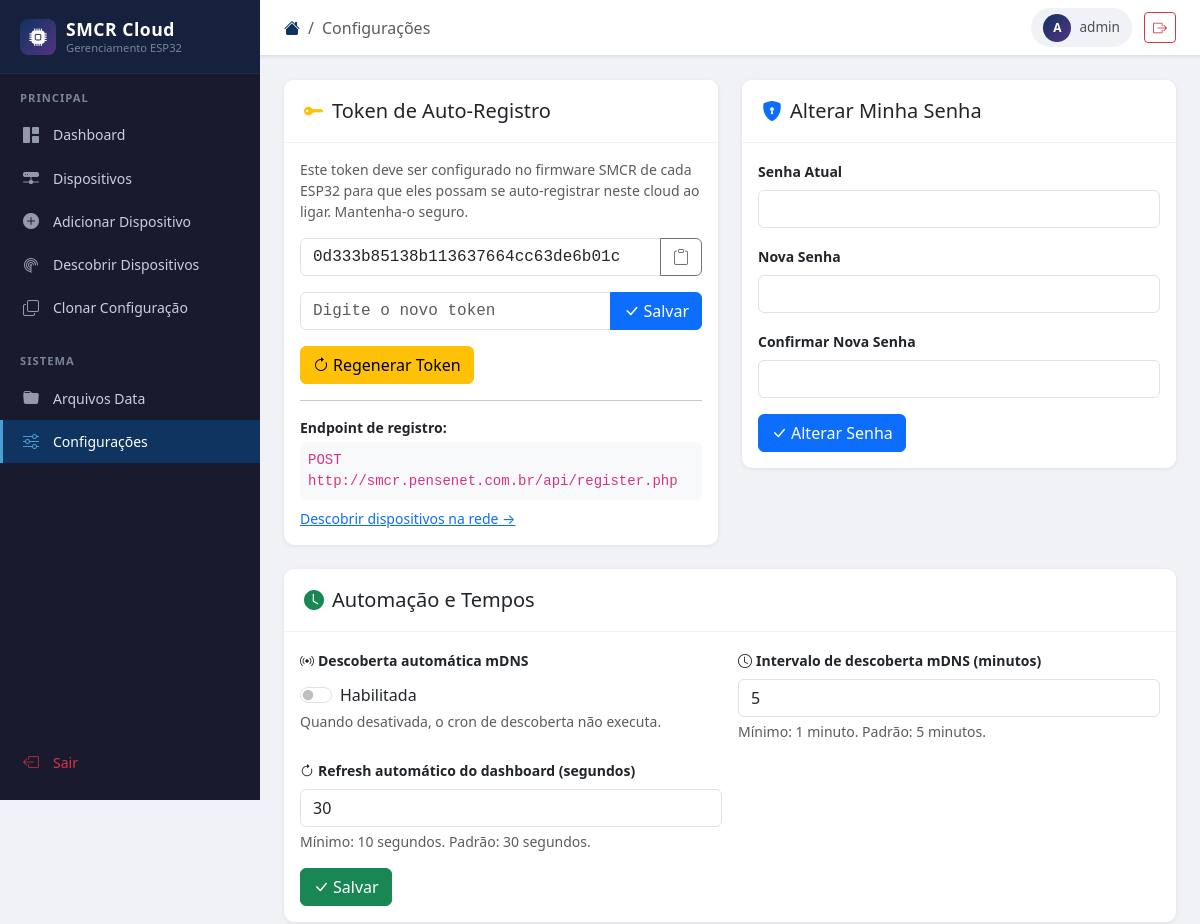
Before: /settings.php (signed in, upper part) with the older database file.
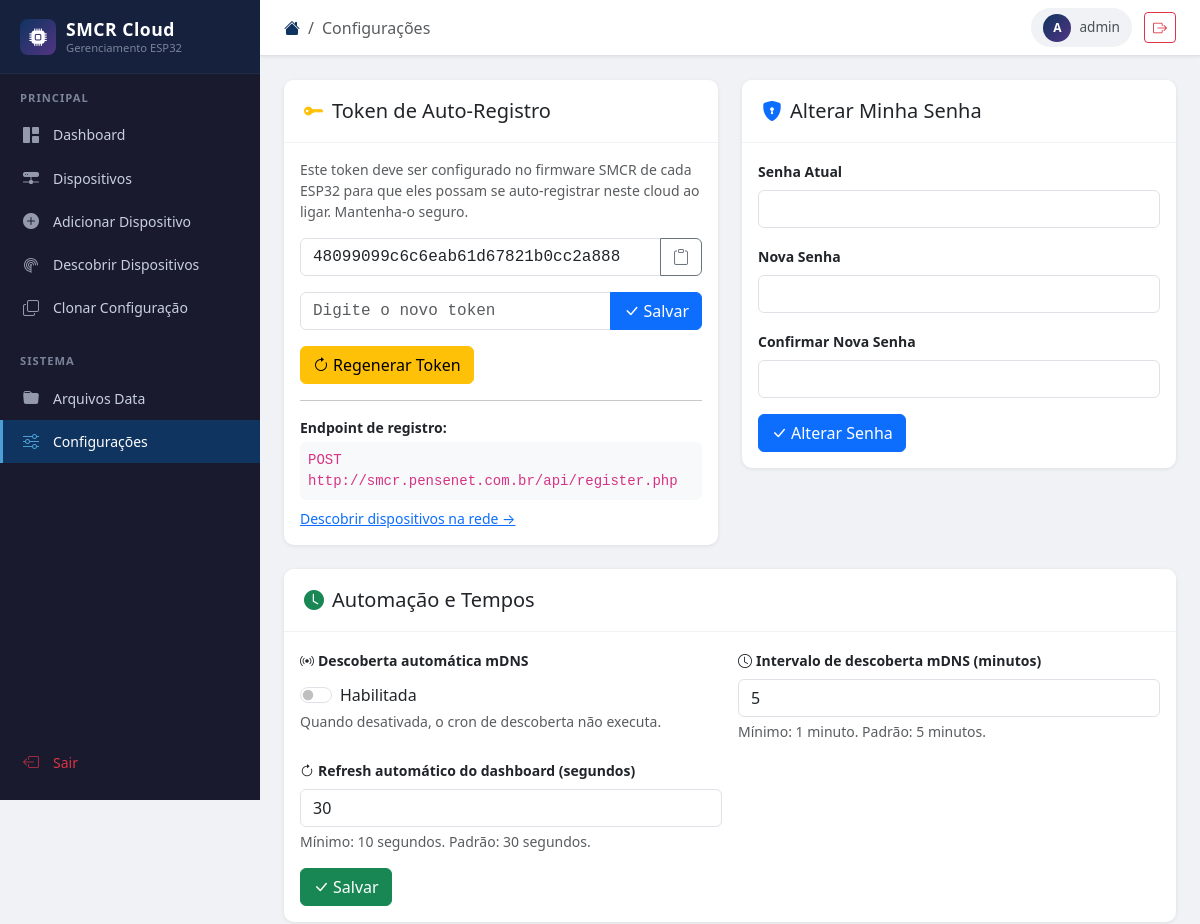
After: the same page with the newer database file.
### tables this page shows
CREATE TABLE IF NOT EXISTS settings (
    `key`   VARCHAR(64)  NOT NULL PRIMARY KEY,
    value   TEXT         NOT NULL DEFAULT '',
    updated_at TIMESTAMP DEFAULT CURRENT_TIMESTAMP ON UPDATE CURRENT_TIMESTAMP
);

### config/auth.php (called while the page is built, shortened)
<?php
function is_logged_in(): bool {
    return isset($_SESSION['user_id']);
}
function h(string $str): string {
    return htmlspecialchars($str, ENT_QUOTES | ENT_SUBSTITUTE, 'UTF-8');
}

### settings.php (the view, shortened to what this page needs)
<?php
require_once __DIR__ . '/config/auth.php';
$db = getDB();
$stmt = $db->prepare("SELECT value FROM settings WHERE `key` = 'register_token'");
$stmt->execute();
$register_token = $stmt->fetchColumn() ?: '—';
$stmt = $db->prepare("SELECT value FROM settings WHERE `key` = 'mdns_enabled'");
$stmt->execute();
$mdns_enabled = (bool)(int)($stmt->fetchColumn() ?? 1);
$stmt = $db->prepare("SELECT value FROM settings WHERE `key` = 'mdns_interval'");
$stmt->execute();
$mdns_interval = (int)($stmt->fetchColumn() ?: 5);
$stmt = $db->prepare("SELECT value FROM settings WHERE `key` = 'dashboard_refresh'");
$stmt->execute();
$dashboard_refresh = (int)($stmt->fetchColumn() ?: 30);
$breadcrumb = [['label' => 'Configurações']];
include __DIR__ . '/includes/header.php';
?>
<div class="row g-4">
    <div class="col-lg-6">
        <div class="card">
            <div class="card-header d-flex align-items-center gap-2">
                <i class="bi bi-key-fill text-warning fs-5"></i>
                <h5 class="mb-0">Token de Auto-Registro</h5>
            </div>
            <div class="card-body">
                <p class="text-muted small mb-3">
                    Este token deve ser configurado no firmware SMCR de cada ESP32 para que eles possam
                    se auto-registrar neste cloud ao ligar. Mantenha-o seguro.
                </p>
                <div class="input-group mb-3">
                    <input type="text" class="form-control font-monospace" id="reg_token_display"
                           value="<?= h($register_token) ?>" readonly>
                    <button class="btn btn-outline-secondary" onclick="copyText(this, '<?= h($register_token) ?>')" title="Copiar">
                        <i class="bi bi-clipboard"></i>
                    </button>
                </div>
                <form method="POST" class="mb-3">
                    <div class="input-group">
                        <input type="text" class="form-control font-monospace" name="register_token_manual"
                               placeholder="Digite o novo token" maxlength="128">
                        <button type="submit" class="btn btn-primary">
                            <i class="bi bi-check-lg me-1"></i>Salvar
                        </button>
                    </div>
                </form>
                <form method="POST" onsubmit="return confirm('Regenerar o token vai invalidar todos os ESP32 que usam o token atual. Confirma?')">
                    <button type="submit" class="btn btn-warning">
                        <i class="bi bi-arrow-clockwise me-1"></i>Regenerar Token
                    </button>
                </form>
                <hr>
                <p class="small fw-semibold mb-1">Endpoint de registro:</p>
                <code class="d-block bg-light rounded p-2 small">POST http://smcr.pensenet.com.br/api/register.php</code>
                <p class="small text-muted mt-2 mb-0">
                    <a href="<?= BASE ?>/devices/discover.php">Descobrir dispositivos na rede &rarr;</a>
                </p>
            </div>
        </div>
    </div>
    <div class="col-lg-6">
        <div class="card">
            <div class="card-header d-flex align-items-center gap-2">
                <i class="bi bi-shield-lock-fill text-primary fs-5"></i>
                <h5 class="mb-0">Alterar Minha Senha</h5>
            </div>
            <div class="card-body">
                <form method="POST">
                    <div class="mb-3">
                        <label class="form-label fw-semibold small">Senha Atual</label>
                        <input type="password" name="current_password" class="form-control" required>
                    </div>
                    <div class="mb-3">
                        <label class="form-label fw-semibold small">Nova Senha</label>
                        <input type="password" name="new_password" class="form-control" minlength="6" required>
                    </div>
                    <div class="mb-3">
                        <label class="form-label fw-semibold small">Confirmar Nova Senha</label>
                        <input type="password" name="confirm_password" class="form-control" minlength="6" required>
                    </div>
                    <button type="submit" class="btn btn-primary">
                        <i class="bi bi-check-lg me-1"></i>Alterar Senha
                    </button>
                </form>
            </div>
        </div>
    </div>
    <div class="col-12">
        <div class="card">
            <div class="card-header d-flex align-items-center gap-2">
                <i class="bi bi-clock-fill text-success fs-5"></i>
                <h5 class="mb-0">Automação e Tempos</h5>
            </div>
            <div class="card-body">
                <form method="POST">
                    <div class="row g-3">
                        <div class="col-md-6">
                            <label class="form-label fw-semibold small">
                                <i class="bi bi-broadcast me-1"></i>Descoberta automática mDNS
                            </label>
                            <div class="form-check form-switch mt-1">
                                <input class="form-check-input" type="checkbox" name="mdns_enabled" id="mdns_enabled" value="1" <?= $mdns_enabled ? 'checked' : '' ?>>
                                <label class="form-check-label" for="mdns_enabled">Habilitada</label>
                            </div>
                            <div class="form-text">Quando desativada, o cron de descoberta não executa.</div>
                        </div>
                        <div class="col-md-6">
                            <label class="form-label fw-semibold small">
                                <i class="bi bi-clock me-1"></i>Intervalo de descoberta mDNS (minutos)
                            </label>
                            <input type="number" name="mdns_interval" class="form-control"
                                   value="<?= $mdns_interval ?>" min="1" max="60" required>
                            <div class="form-text">Mínimo: 1 minuto. Padrão: 5 minutos.</div>
                        </div>
                        <div class="col-md-6">
                            <label class="form-label fw-semibold small">
                                <i class="bi bi-arrow-clockwise me-1"></i>Refresh automático do dashboard (segundos)
                            </label>
                            <input type="number" name="dashboard_refresh" class="form-control"
                                   value="<?= $dashboard_refresh ?>" min="10" max="3600" required>
                            <div class="form-text">Mínimo: 10 segundos. Padrão: 30 segundos.</div>
                        </div>
                    </div>
                    <button type="submit" class="btn btn-success mt-3">
                        <i class="bi bi-check-lg me-1"></i>Salvar
                    </button>
                </form>
            </div>
        </div>
    </div>
</div>
<?php include __DIR__ . '/includes/footer.php'; ?>

### includes/header.php (shortened to what this page needs)
<?php
require_once __DIR__ . '/../config/auth.php';
$current_script = basename($_SERVER['PHP_SELF']);
$current_dir = basename(dirname($_SERVER['PHP_SELF']));
$page_title = isset($page_title) ? $page_title : 'SMCR Cloud';
?>
<!DOCTYPE html>
<html lang="pt-BR" data-base="<?= BASE ?>">
<head>
    <link rel="stylesheet" href="https://cdn.jsdelivr.net/npm/bootstrap@5.3.2/dist/css/bootstrap.min.css">
    <link rel="stylesheet" href="https://cdn.jsdelivr.net/npm/bootstrap-icons@1.11.3/font/bootstrap-icons.min.css">
</head>
<body>
<nav id="sidebar">
    <a href="<?= BASE ?>/dashboard.php" class="sidebar-brand">
        <div class="brand-icon">
            <i class="bi bi-cpu-fill"></i>
        </div>
        <div>
            <span class="brand-text">SMCR Cloud</span>
            <span class="brand-sub">Gerenciamento ESP32</span>
        </div>
    </a>
    <div class="sidebar-section">
        <div class="sidebar-section-title">Principal</div>
        <nav class="sidebar-nav">
            <a href="<?= BASE ?>/dashboard.php"
               class="nav-link <?= ($current_script === 'dashboard.php') ? 'active' : '' ?>">
                <i class="bi bi-grid-1x2-fill"></i>
                Dashboard
            </a>
            <a href="<?= BASE ?>/devices/index.php"
               class="nav-link <?= ($current_script === 'index.php' && $current_dir === 'devices') ? 'active' : '' ?>">
                <i class="bi bi-hdd-network-fill"></i>
                Dispositivos
            </a>
            <a href="<?= BASE ?>/devices/add.php"
               class="nav-link <?= ($current_script === 'add.php' && $current_dir === 'devices') ? 'active' : '' ?>">
                <i class="bi bi-plus-circle-fill"></i>
                Adicionar Dispositivo
            </a>
            <a href="<?= BASE ?>/devices/discover.php"
               class="nav-link <?= ($current_script === 'discover.php') ? 'active' : '' ?>">
                <i class="bi bi-radar"></i>
                Descobrir Dispositivos
            </a>
            <a href="<?= BASE ?>/devices/clone.php"
               class="nav-link <?= ($current_script === 'clone.php') ? 'active' : '' ?>">
                <i class="bi bi-copy"></i>
                Clonar Configuração
            </a>
        </nav>
    </div>
    <div class="sidebar-section">
        <div class="sidebar-section-title">Sistema</div>
        <nav class="sidebar-nav">
            <a href="<?= BASE ?>/data_files/index.php"
               class="nav-link <?= ($current_script === 'index.php' && $current_dir === 'data_files') ? 'active' : '' ?>">
                <i class="bi bi-folder-fill"></i>
                Arquivos Data
            </a>
            <a href="<?= BASE ?>/settings.php"
               class="nav-link <?= ($current_script === 'settings.php') ? 'active' : '' ?>">
                <i class="bi bi-sliders"></i>
                Configurações
            </a>
        </nav>
    </div>
    <div class="sidebar-section mt-auto" style="position:absolute;bottom:0;width:100%;padding-bottom:1rem;background:var(--sidebar-bg);">
        <nav class="sidebar-nav">
            <a href="<?= BASE ?>/logout.php" class="nav-link text-danger">
                <i class="bi bi-box-arrow-left"></i>
                Sair
            </a>
        </nav>
    </div>
</nav>
<div id="main-wrapper">
    <div id="topbar">
        <nav aria-label="breadcrumb">
            <ol class="breadcrumb">
                <li class="breadcrumb-item"><a href="<?= BASE ?>/dashboard.php"><i class="bi bi-house-fill"></i></a></li>
                <?php if (isset($breadcrumb) && is_array($breadcrumb)): ?>
                    <?php foreach ($breadcrumb as $bc): ?>
                        <?php if (isset($bc['url'])): ?>
                            <?php $bc_href = (isset($bc['url'][0]) && $bc['url'][0] === '/') ? BASE . $bc['url'] : $bc['url']; ?>
                            <li class="breadcrumb-item"><a href="<?= h($bc_href) ?>"><?= h($bc['label']) ?></a></li>
                        <?php else: ?>
                            <li class="breadcrumb-item active"><?= h($bc['label']) ?></li>
                        <?php endif; ?>
                    <?php endforeach; ?>
                <?php else: ?>
                    <li class="breadcrumb-item active"><?= h($page_title) ?></li>
                <?php endif; ?>
            </ol>
        </nav>
        <div class="topbar-actions">
            <?php if (is_logged_in()): ?>
            <div class="user-badge">
                <div class="avatar"><?= strtoupper(substr($_SESSION['username'] ?? 'A', 0, 1)) ?></div>
                <span><?= h($_SESSION['username'] ?? '') ?></span>
            </div>
            <a href="<?= BASE ?>/logout.php" class="btn btn-sm btn-outline-danger" title="Sair">
                <i class="bi bi-box-arrow-right"></i>
            </a>
            <?php endif; ?>
        </div>
    </div>
    <div id="page-content">

### includes/footer.php (shortened to what this page needs)
    </div>
</div>
</body>
</html>

### includes/header.php (style rules this page uses)
:root { --sidebar-width: 260px; --sidebar-bg: #1a1a2e; --sidebar-accent: #16213e; --sidebar-active: #0f3460; --sidebar-text: #c8d0e0; --sidebar-text-muted: #7a8499; --topbar-height: 56px; }
body { background-color: #f0f2f5; font-family: 'Segoe UI', system-ui, -apple-system, sans-serif; }
#sidebar { position: fixed; top: 0; left: 0; width: var(--sidebar-width); height: 100vh; background: var(--sidebar-bg); z-index: 1040; overflow-y: auto; transition: transform 0.3s ease; }
.sidebar-brand { display: flex; align-items: center; padding: 1rem 1.25rem; background: var(--sidebar-accent); border-bottom: 1px solid rgba(255,255,255,0.05); text-decoration: none; }
.sidebar-brand .brand-icon { width: 36px; height: 36px; background: linear-gradient(135deg, #0f3460, #533483); border-radius: 8px; display: flex; align-items: center; justify-content: center; margin-right: 10px; flex-shrink: 0; }
.sidebar-brand .brand-icon i { color: #fff; font-size: 1.1rem; }
.sidebar-brand .brand-text { color: #fff; font-weight: 700; font-size: 1.1rem; letter-spacing: 0.5px; }
.sidebar-brand .brand-sub { color: var(--sidebar-text-muted); font-size: 0.7rem; display: block; margin-top: -2px; }
.sidebar-section { padding: 1rem 0 0.5rem; }
.sidebar-section-title { color: var(--sidebar-text-muted); font-size: 0.7rem; font-weight: 600; letter-spacing: 1px; text-transform: uppercase; padding: 0 1.25rem 0.4rem; }
.sidebar-nav .nav-link { display: flex; align-items: center; color: var(--sidebar-text); padding: 0.6rem 1.25rem; border-radius: 0; font-size: 0.875rem; transition: all 0.15s ease; text-decoration: none; border-left: 3px solid transparent; }
.sidebar-nav .nav-link i { width: 20px; margin-right: 10px; font-size: 1rem; opacity: 0.7; }
.sidebar-nav .nav-link.active { background: var(--sidebar-active); color: #fff; border-left-color: #4a9fd4; font-weight: 500; }
.sidebar-nav .nav-link.active i { opacity: 1; color: #4a9fd4; }
#main-wrapper { margin-left: var(--sidebar-width); min-height: 100vh; display: flex; flex-direction: column; }
#topbar { height: var(--topbar-height); background: #fff; border-bottom: 1px solid #dee2e6; display: flex; align-items: center; padding: 0 1.5rem; position: sticky; top: 0; z-index: 1030; box-shadow: 0 1px 3px rgba(0,0,0,0.08); }
#topbar .breadcrumb { margin: 0; background: none; padding: 0; }
#topbar .breadcrumb-item a { color: #0f3460; text-decoration: none; }
.topbar-actions { margin-left: auto; display: flex; align-items: center; gap: 0.75rem; }
.user-badge { display: flex; align-items: center; gap: 0.5rem; padding: 0.35rem 0.75rem; background: #f0f2f5; border-radius: 20px; font-size: 0.85rem; color: #495057; }
.user-badge .avatar { width: 28px; height: 28px; background: linear-gradient(135deg, #0f3460, #533483); border-radius: 50%; display: flex; align-items: center; justify-content: center; color: #fff; font-size: 0.75rem; font-weight: 700; }
#page-content { flex: 1; padding: 1.5rem; }
.card { border: none; box-shadow: 0 1px 4px rgba(0,0,0,0.08); border-radius: 10px; }
.card-header { background: #fff; border-bottom: 1px solid #f0f2f5; padding: 1rem 1.25rem; border-radius: 10px 10px 0 0 !important; }

Changed rows visible on the page:
changed settings: value "0d333b85138b113637664cc63de6b01c" → "48099099c6c6eab61d67821b0cc2a888"
